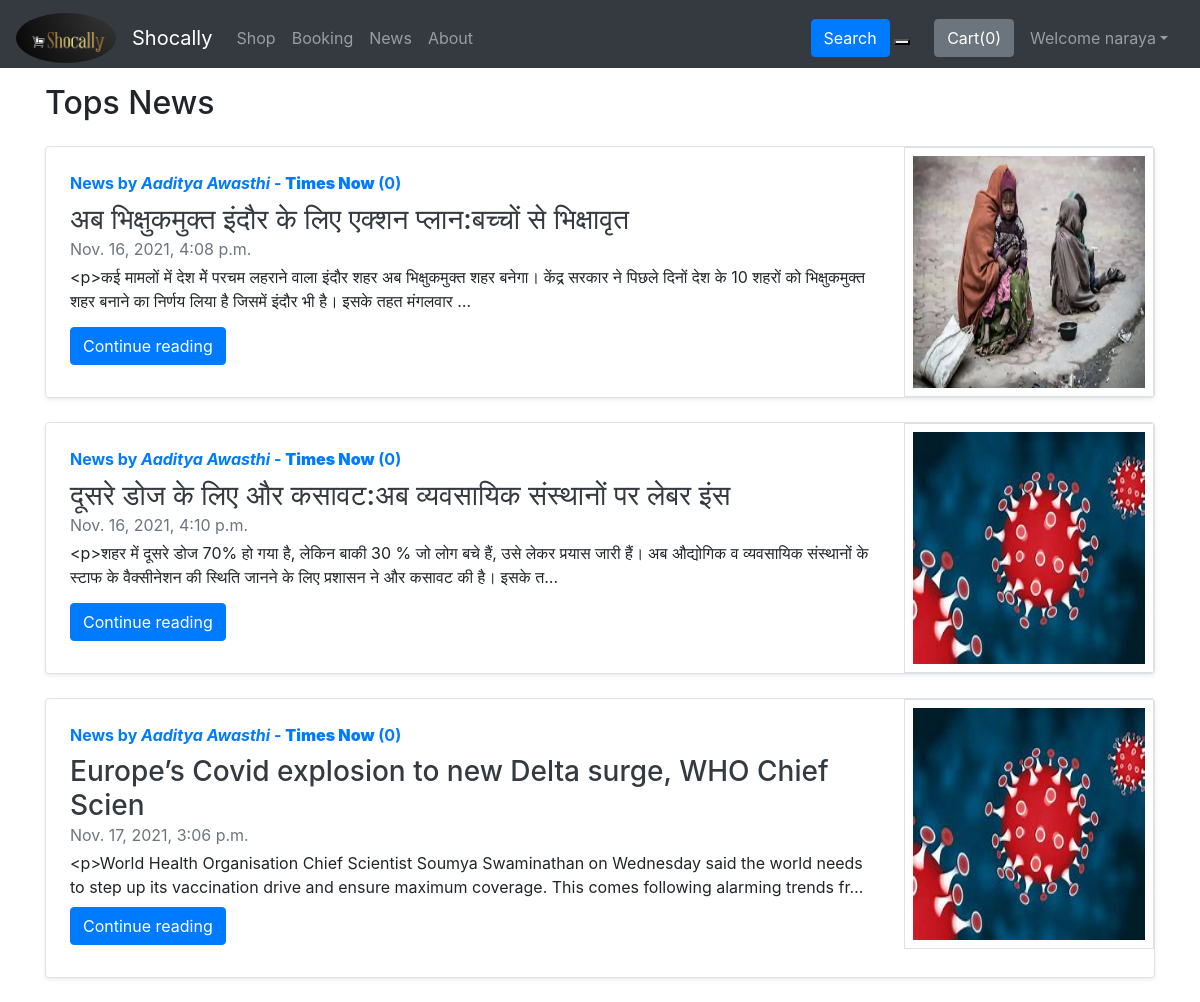
/news/ (signed in), run on the app's committed database.
### shop/models.py (models this page shows, shortened)
class User(AbstractUser):
    PINCODE=models.IntegerField(default=0)
    UserType=models.CharField(max_length=20, default="user")
    Address=models.CharField(max_length=500, default="")
    Category=models.CharField(max_length=50, default="")
    PhoneNo=models.IntegerField(default=0)
    UserImg=models.ImageField(upload_to="shop/images",default="")
    is_Seller=models.BooleanField(default=False)
    is_Customer=models.BooleanField(default=False)
    is_Reporter=models.BooleanField(default=False)
    CityManager=models.BooleanField(default=False)
    def __str__(self):
        return self.first_name+" "+self.last_name+" -- "+str(self.PINCODE)

### News/models.py (models this page shows, shortened)
class News(models.Model):
    pincode=models.IntegerField(default=0)
    publisher=models.ForeignKey(Reporter,on_delete=models.CASCADE) # one to many relationship
    newsHeadline=models.CharField(max_length=60, default="")
    newsCategory=models.CharField(max_length=20, default="")
    news=RichTextField(max_length=15000, default="")
    time=models.DateTimeField(default=now)
    verified=models.BooleanField(default=False)
    image= models.ImageField(upload_to="news/images",default="")
    views= models.IntegerField(default=0)

class Reporter(models.Model):
      user=models.OneToOneField(User,on_delete=models.CASCADE)
      RatingGiven=models.IntegerField(default=0)
      NewsCompany=models.CharField(max_length=100, default="")

### News/views.py (the view)
# urls.py: path('', views.newsHome, name="newsHome"),
def newsHome(request):
    if request.user.is_authenticated:
        pincode = request.user.PINCODE
    else:
        pincode = request.session.get('pincode',0)
    allNews = News.objects.filter(pincode=pincode,verified=True).order_by('-views')
    return render(request,'news/newsHome.html',{'allNews': allNews})

### templates/news/newsHome.html (shortened to what this page needs)
{% extends 'base.html' %}
{% load static %}
{% block body %}
{% if allNews %}
<div class="container my-3">
    <h2>Tops News</h2>
    {% for news in allNews  %}
    <div class="row no-gutters border rounded overflow-hidden flex-md-row mb-4 shadow-sm h-md-250 my-4 position-relative">
        <div class="col p-4 d-flex flex-column position-static">
            <strong class="d-inline-block mb-2 text-primary">News  by  <i>{{news.publisher.user.first_name}} {{news.publisher.user.last_name}}</i> - <b>{{news.publisher.NewsCompany}}</b> ({{news.views}})</strong>
            <h3 class="mb-0"><a class="text-dark" href="/news/newsView/{{news.id}}">{{news.newsHeadline}} </a> </h3>
            <div class="mb-1 text-muted">{{news.time}}</div>
            <p class="card-text mb-auto">{{news.news|truncatechars:200}}</p>
            <div class="my-2">
            	<a href="/news/newsView/{{news.id}}" role="button" class="btn btn-primary">Continue reading</a>
            </div>
        </div>
        <div class="col-auto d-none d-lg-block">
            <img src='/media/{{news.image}}' class="bd-placeholder-img border  p-2" width="250" height="250" xmlns="http://www.w3.org/2000/svg" preserveAspectRatio="xMidYMid slice" focusable="false" role="img" aria-label="Placeholder: Thumbnail">
        </div>
        </div>
        {% endfor %}
    </div>
{% endif %}
{% endblock %}

### templates/base.html (shortened to what this page needs)
<!doctype html>
<html lang="en">
  <head>
    <link rel="stylesheet" href="https://stackpath.bootstrapcdn.com/bootstrap/4.5.2/css/bootstrap.min.css">
  </head>
  <body>
    <nav class="navbar mb-0 pb-0 sticky-top navbar-expand-lg navbar-dark bg-dark">
      <a class="navbar-brand" href="#">
        <img src="/static/image/logo3.png" class="rounded-circle" width="100" height="50" alt="">
      </a>
        <a class="navbar-brand" href="/">Shocally</a>
        <div class="collapse navbar-collapse" id="navbarSupportedContent">
          <ul class="navbar-nav mr-auto">
            {% if user.is_authenticated %}
            <li class="nav-item {% block shopactive %}  {% endblock shopactive %} ">
              <a class="nav-link" href="/shop/pinResult/{{user.PINCODE}}">Shop</a>
            </li>
            {% endif %}
            <li class="nav-item {% block bookingactive %}  {% endblock bookingactive %} ">
              <a class="nav-link" href="/booking/">Booking</a>
            </li>
            <li class="nav-item {% block newsactive %}  {% endblock newsactive %} ">
              <a class="nav-link" href="/news/">News</a>
            </li>
            <li class="nav-item {% block aboutactive %}  {% endblock aboutactive %}" >
              <a class="nav-link" href="/shop/about/">About</a>
            </li>
          </ul>
          <div class="ml-auto form-inline ">
          <form method="get" action="/search"class="my-2 my-lg-0 mx-3">
            <button class="btn btn-primary my-2 my-sm-0 " type="submit">Search</button>
            <button type="button" name="button" id="google_translate_element"></button>
          </form>
          {% if user.is_authenticated %}
          <button type="button" class="btn btn-secondary mx-2" id="popcart" data-container="body" data-toggle="popover" data-placement="bottom" data-html="true" data-content="Vivamus
          sagittis lacus vel augue laoreet rutrum faucibus.">
        Cart(<span id="cart">0</span>)
      </button>
          <ul class="navbar-nav mr-2">
          <li class="nav-item dropdown">
          <a class="nav-link dropdown-toggle" href='#' id="AuthUser" role="button" data-toggle="dropdown"> Welcome {{request.user.first_name|slice:":6"}}</a>
            </li>
            </ul>
            </div>
{% endif %}
        </div>
      </nav>
{% block body %}  {% endblock body %}
{% load static %}
</body>
</html>

### data on the page
User: user.first_name "naraya"
News: publisher.user.first_name "Aaditya", publisher.user.last_name "Awasthi", publisher.NewsCompany "Times Now", views "0", newsHeadline "अब भिक्षुकमुक्त इंदौर के लिए एक्शन प्लान:बच्चों से भिक्षावृत", time "Nov. 16, 2021, 4:08 p.m.", news "<p>कई मामलों में देश मेें परचम लहराने वाला इंदौर शहर अब भिक्षुकमुक्त शहर बनेगा। केंद्र सरकार ने पिछले दिनों देश के 10 शहरों को भिक्षुकमुक्त शहर बनाने का निर्णय लिया है जिसमें इंदौर भी है। इसके तहत मंगलवार …", image (picture)
News: publisher.user.first_name "Aaditya", publisher.user.last_name "Awasthi", publisher.NewsCompany "Times Now", views "0", newsHeadline "दूसरे डोज के लिए और कसावट:अब व्यवसायिक संस्थानों पर लेबर इंस", time "Nov. 16, 2021, 4:10 p.m.", news "<p>शहर में दूसरे डोज 70% हो गया है, लेकिन बाकी 30 % जो लोग बचे हैं, उसे लेकर प्रयास जारी हैं। अब औद्योगिक व व्यवसायिक संस्थानों के स्टाफ के वैक्सीनेशन की स्थिति जानने के लिए प्रशासन ने और कसावट की है। इसके त…", image (picture)
News: publisher.user.first_name "Aaditya", publisher.user.last_name "Awasthi", publisher.NewsCompany "Times Now", views "0", newsHeadline "Europe’s Covid explosion to new Delta surge, WHO Chief Scien", time "Nov. 17, 2021, 3:06 p.m.", news "<p>World Health Organisation Chief Scientist Soumya Swaminathan on Wednesday said the world needs to step up its vaccination drive and ensure maximum coverage. This comes following alarming trends fr…", image (picture)
